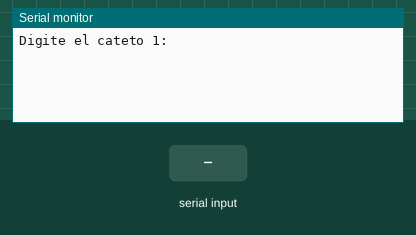
This program was run on a simulated ESP32. Parts: the last lines printed to the serial monitor. Inputs (shaded band) come from the test bench.

Above: at 1.2 s.
1.3 s: "90,45\n" received over Serial
At 2.1 s:
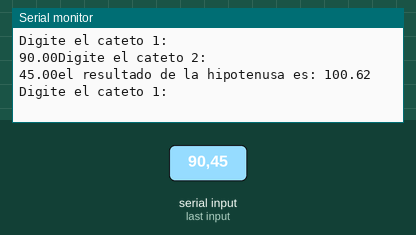
2.8 s: "30,150\n" received over Serial
At 4.9 s:
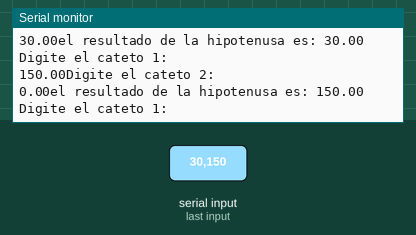
Timing chart, 0 to 6.4 s (numbered marks = the images above; inputs shaded):
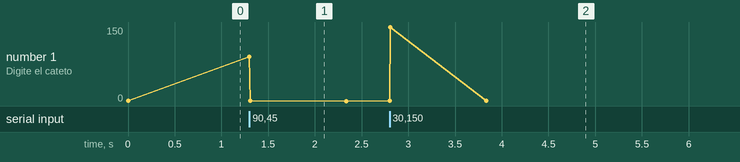

The program:

main.cpp
```cpp
/*8. Escriba un programa que lea de la entrada estándar los dos catetos de un
triángulo rectángulo y escriba en la salida estándar su hipotenusa.

#include<iostream>
#include<math.h>

using namespace std;

int main(){
	float cateto1,cateto2,hipotenusa;

	cout<<"Digite el cateto 1: "; cin>>cateto1;
	cout<<"Digite el cateto 2: "; cin>>cateto2;

	hipotenusa = sqrt(pow(cateto1,2)+pow(cateto2,2));

	cout<<"\nEl resultado de la hipotenusa es: "<<hipotenusa;

	return 0;
}

*/

#include <Arduino.h>

	float cateto1,cateto2,hipotenusa;

void setup()
{
  	Serial.begin(9600);
}

void loop()
{

	Serial.println("Digite el cateto 1: "); while(!Serial.available()){} cateto1 = Serial.parseInt();
	Serial.print(String(cateto1));
	Serial.println("Digite el cateto 2: "); while(!Serial.available()){} cateto2 = Serial.parseInt();
	Serial.print(String(cateto2));

	hipotenusa = sqrt(pow(cateto1,2)+pow(cateto2,2));

	Serial.println("el resultado de la hipotenusa es: " + String(hipotenusa));


}
```

Measured:
- after the input at 1.3 s, the serial monitor: prints a new line at once (image 1)
- after the input at 2.8 s, the serial monitor: prints a new line at once (image 2)
- plotted number 1: 1 → 0 after the input at 1.3 s
